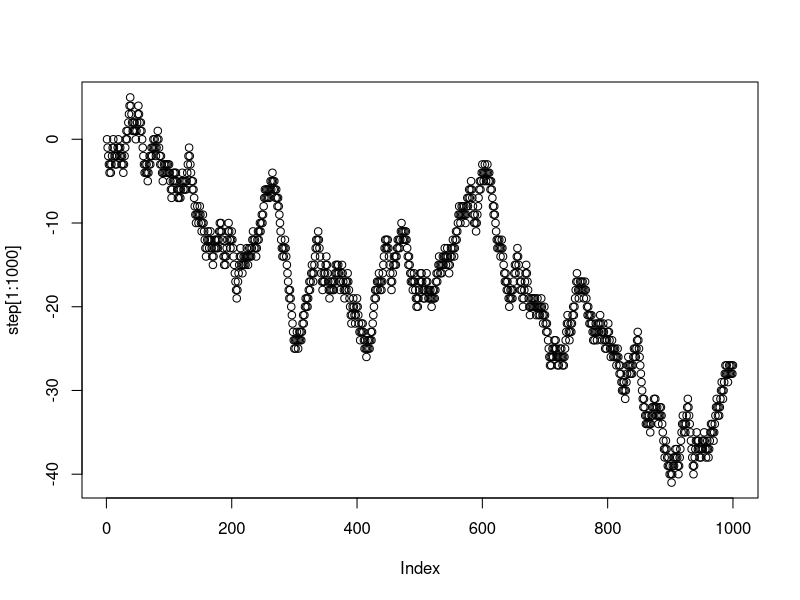
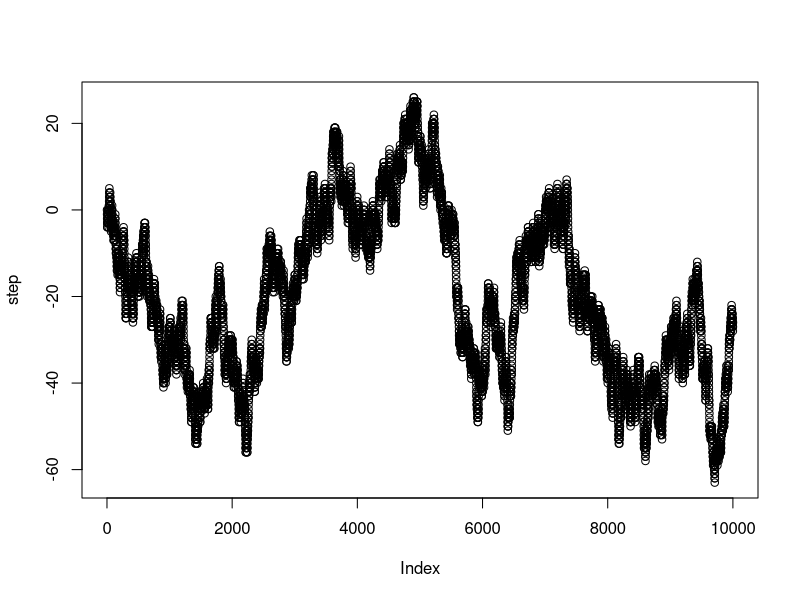

Source code (R) for these figures, in order:
## ---- chunk 1
knitr::opts_chunk$set(echo = TRUE)
## ---- chunk 2
Wikipedia <- "The Long Island Tercentenary half dollar is a commemorative coin struck by the United States Bureau of the Mint in 1936. The obverse (pictured) depicts a male Dutch settler and an Algonquian tribesman, and the reverse shows a Dutch sailing ship. It was designed by Howard Weinman, son of Mercury dime designer Adolph A. Weinman. The Long Island Tercentenary Committee wanted a coin to mark the 300th anniversary of the first European settlement there. The authorizing bill passed through Congress without opposition, but was amended in the Senate to add protections against past commemorative coin abuses, such as low mintages or a multiplicity of varieties. The coins were not struck until August 1936, too late for the anniversary celebrations. Four-fifths of the 100,000 coins sent to the Tercentenary Committee were sold, despite a lack of advertising. The half dollar now catalogues up to the low hundreds of dollars. "

wiki_letters <- unlist(strsplit(Wikipedia, split = ""))
lower_case <- tolower(wiki_letters)
letter_counts <- table(lower_case)
letter_counts <- data.frame(letter_counts)

library(dplyr)

final <- letter_counts %>%
  filter(lower_case %in% letters == TRUE)

total_letters <- sum(final$Freq)

final <- final %>%
  mutate(probabilities = Freq/total_letters)

knitr::kable(final)

## ---- chunk 3
test_sample <- sample(x = final$lower_case, size = 5, replace=TRUE, prob = final$probabilities)

my_letters <- sample(final$lower_case,50*5,replace=TRUE, prob = final$probabilities )

my_strings <- matrix(my_letters, ncol=5)

paste(my_strings[1,], collapse="")

random_strings <-c()
for(i in 1:dim(my_strings)[1]){
  random_strings[i] <- paste(my_strings[i,], collapse="")
}

random_strings
## ---- chunk 4

step <- c(0)
for(i in 1:10000){
  coin_flip <- sample(c(1,-1),1)
  step[i+1] <- step[i]+coin_flip
}

plot(step[1:1000])
## ---- chunk 5
plot(step)
max(step)
min(step)
## ---- chunk 6
logical_step <- sign(step)

sequence <- c()
counter <- 0
for(i in 1:length(logical_step)){
  if(logical_step[i] == 0){
    sequence <- c(sequence,counter)
    counter <- 0
  } else {
    counter <- counter+logical_step[i]
  }
}

max(sequence)
min(sequence)
